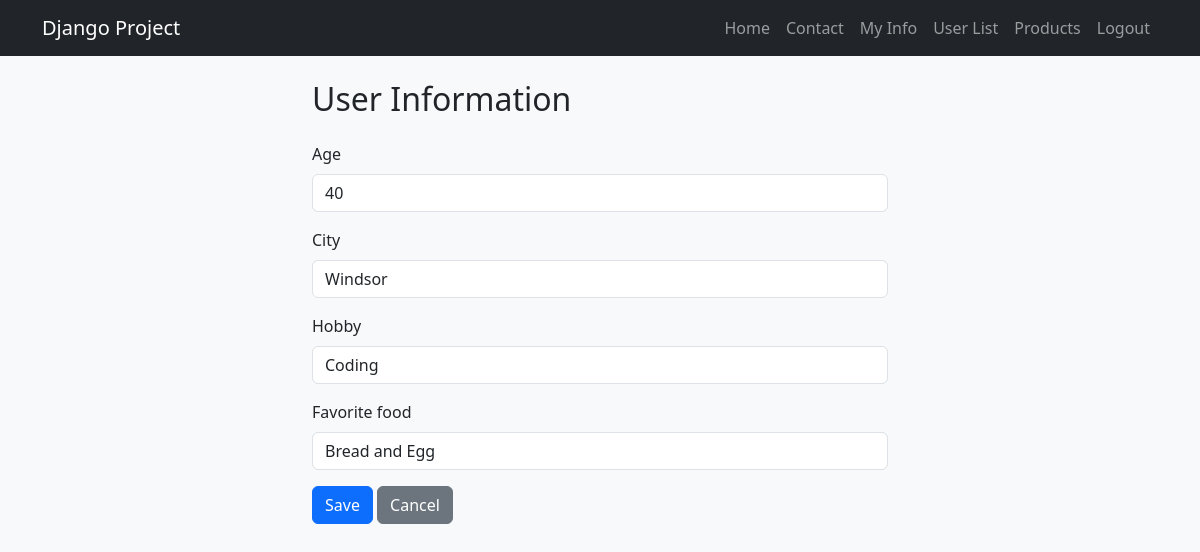
Screenshot of /users/update/2/ (signed in) with the database file from the repository.
### main_app/models.py (models this page shows, shortened)
class UserInfo(models.Model):
    user = models.OneToOneField(User, on_delete=models.CASCADE)
    age = models.IntegerField()
    city = models.CharField(max_length=100)
    hobby = models.CharField(max_length=100)
    favorite_food = models.CharField(max_length=100)

### main_app/views.py (the view)
# urls.py: path('users/update/<int:pk>/', views.user_update, name='user_update'),
@login_required
def user_update(request, pk):
    user_info = get_object_or_404(UserInfo, pk=pk)
    if request.user != user_info.user and not request.user.is_superuser:
        raise PermissionDenied  # returns HTTP 403
    if request.method == "POST":
        form = UserInfoForm(request.POST, instance=user_info)
        if form.is_valid():
            form.save()
            messages.success(request, "User information updated successfully.")
            return redirect("user_list")  # or redirect to 'user_form' or a detail page
    else:
        form = UserInfoForm(instance=user_info)
    return render(request, "user_form.html", {"form": form})

### main_app/forms.py
class UserInfoForm(forms.ModelForm):
    class Meta:
        model = UserInfo
        fields = ["age", "city", "hobby", "favorite_food"]

### main_app/templates/user_form.html (shortened to what this page needs)
{% extends "base.html" %}
{% load widget_tweaks %}
{% block content %}
<div class="container mt-4" style="max-width: 600px;">
  <h2 class="mb-4">User Information</h2>
  <form method="post" class="needs-validation">
    {% for field in form %}
      <div class="mb-3">
        <label class="form-label">{{ field.label }}</label>
        {{ field|add_class:"form-control" }}
      </div>
    {% endfor %}
    <button type="submit" class="btn btn-primary">Save</button>
    <a href="{% url 'user_list' %}" class="btn btn-secondary">Cancel</a>
  </form>
</div>
{% endblock %}

### rows the page displays
UserInfo: form "40" "Windsor" "Coding" "Bread and Egg"

### other values shown
{{ field.label }} "Age" "City" "Hobby" "Favorite food"
